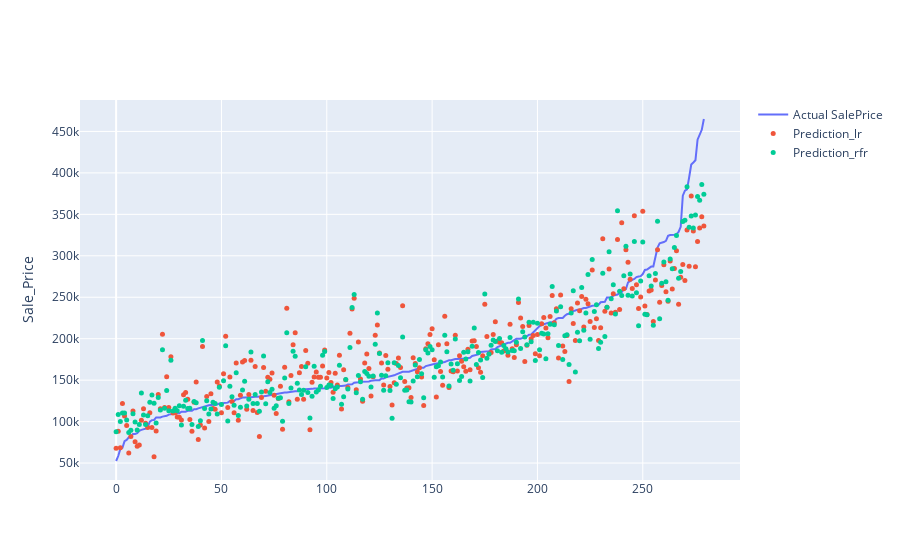

Notebook code for this chart:
### Code cell
fig_score = go.Figure()
fig_score.add_scatter(x=df_corpse.index,y=df_corpse['y_test'],mode='lines',name='Actual SalePrice')
fig_score.add_scatter(x=df_corpse.index,y=df_corpse['y_pred_lr'],mode='markers',name='Prediction_lr')
fig_score.add_scatter(x=df_corpse.index,y=df_corpse['y_pred_rfr'],mode='markers',name='Prediction_rfr')

fig_score.update_traces({'marker':{'size':5}})
fig_score.layout.yaxis.title = 'Sale_Price'
fig_score.show()

### Figure 1 — Plotly figure (JSON) as saved in the notebook; plotly's stock layout.template omitted (floating-point values rounded to 4 significant figures; data arrays with more than 128 entries replaced by an {"elided": "..."} marker saying what was removed)
{"data": [{"marker": {"size": 5}, "mode": "lines", "name": "Actual SalePrice", "type": "scatter", "x": {"elided": "280 int values"}, "y": {"elided": "280 int values"}}, {"marker": {"size": 5}, "mode": "markers", "name": "Prediction_lr", "type": "scatter", "x": {"elided": "280 int values"}, "y": {"elided": "280 float values"}}, {"marker": {"size": 5}, "mode": "markers", "name": "Prediction_rfr", "type": "scatter", "x": {"elided": "280 int values"}, "y": {"elided": "280 float values"}}], "layout": {"yaxis": {"title": {"text": "Sale_Price"}}}}
